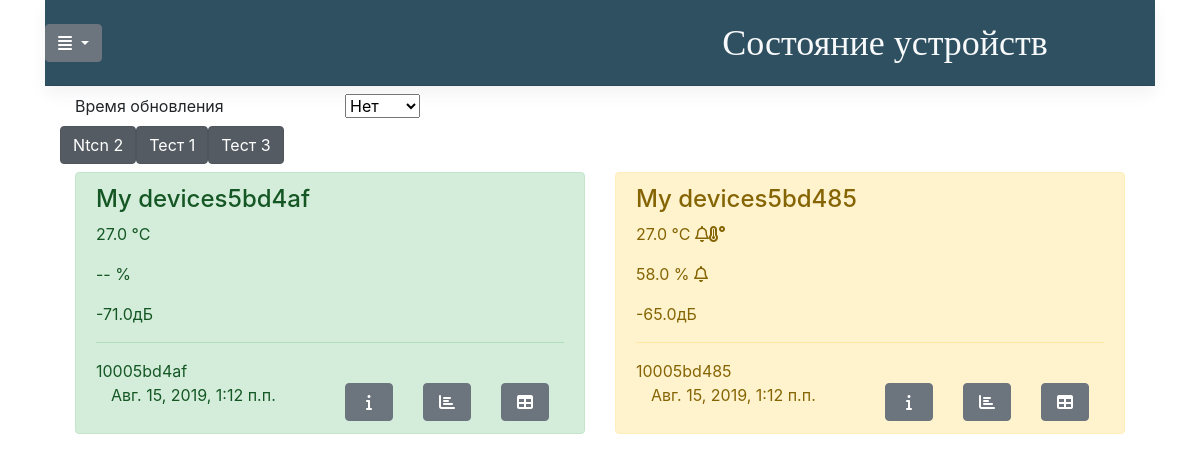
/devices/groups/, run on an earlier commit of the app's database.
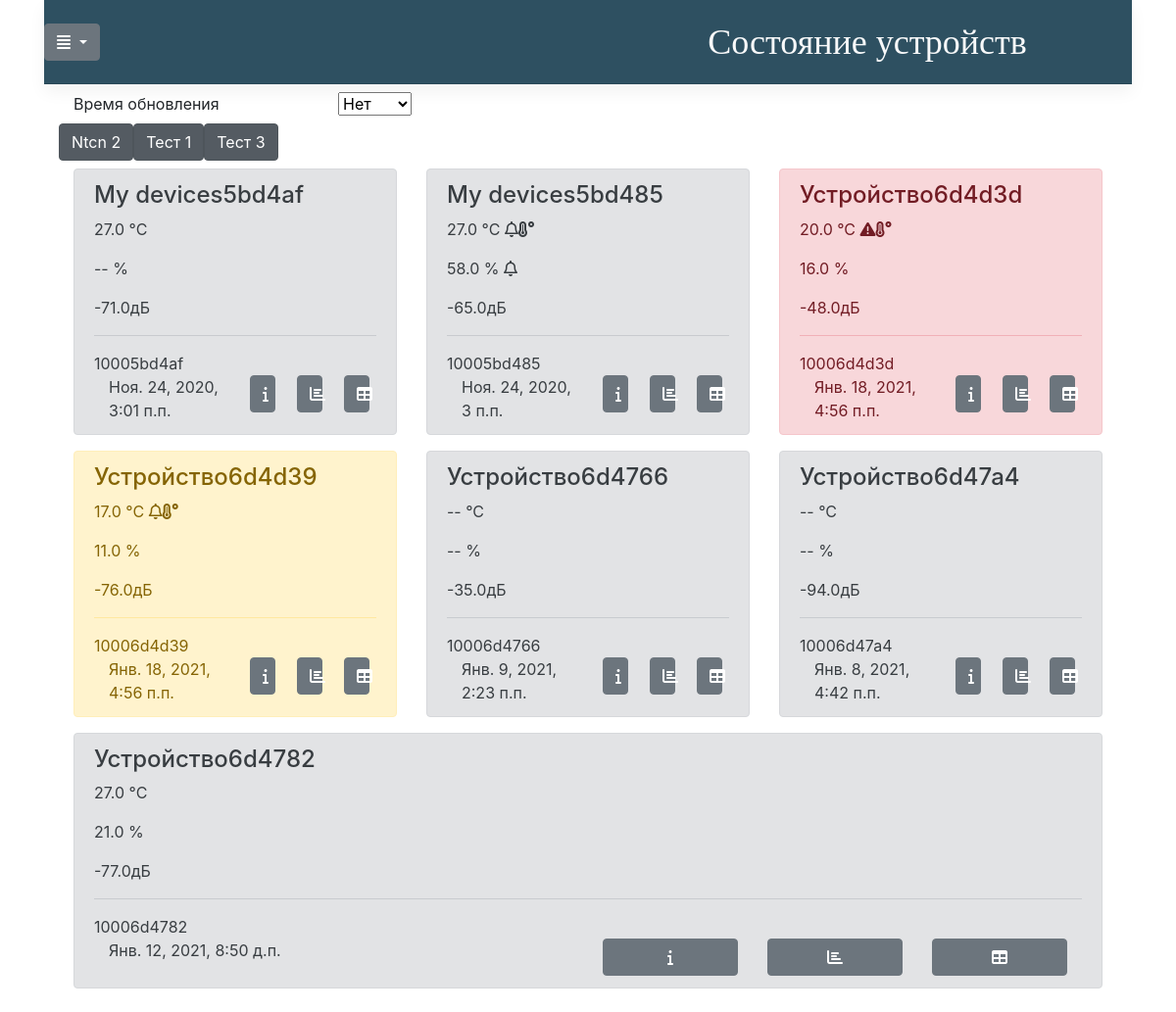
And on a later commit of the database.
### devices/models.py (models this page shows, shortened)
class DeviceGroups(models.Model):
    class Meta:
        verbose_name = "Группы устройств"
    name = models.CharField(max_length=100, null=False, blank=False, db_index=True, verbose_name='Название группы')
    devices = models.ManyToManyField(SonoffDevices)

class SonoffDevices(models.Model):
    class Meta:
        verbose_name = "Устройства"
    NORMAL = 0
    MIN_WARN = 1
    MAX_WARN = 2
    MIN_ALARM = 3
    MAX_ALARM = 4
    STATUSES = [
        (NORMAL, 'Норма'),
        (MIN_WARN, 'Предупреждение: значение ниже нормы'),
        (MAX_WARN, 'Предупреждение: значение выше нормы'),
        (MIN_ALARM, 'Тревога: значение ниже нормы'),
        (MAX_ALARM, 'Тревога: значение выше нормы'),
    ]
    name = models.CharField(max_length=100, null=False, blank=False, db_index=True, verbose_name='Название устройсва')
    device_id = models.CharField(max_length=12, null=False, blank=False, db_index=True, verbose_name='Идентификатор')
    model = models.CharField(max_length=20, null=True, blank=True, verbose_name='Модель устройства')
    mac = models.CharField(max_length=20, null=True, blank=True, verbose_name='MAC адресс')
    sensor_type = models.CharField(max_length=20, null=True, blank=True, verbose_name='Тип сенсора')
    firmware = models.CharField(max_length=10, null=True, blank=True, verbose_name='Версия прошивки')
    is_online = models.BooleanField(default=False, blank=True, verbose_name='Усройство онлайн')
    signal = models.FloatField(null=True, default=None, blank=True, verbose_name='Качество WIFI сигнала')
    last_temperature = models.FloatField(null=True, default=None, blank=True, verbose_name='Последняя зарегистрированная температура')
    last_humidity = models.FloatField(null=True, default=None, blank=True, verbose_name='Последняя зарегистрированная влажность')
    switch = models.BooleanField(default=False, blank=True, verbose_name='Реле активировано')
    date_of_modify = models.DateTimeField(auto_now=True, verbose_name='Дата изменения')
    last_on_line = models.DateTimeField(null=True, default=None, blank=True,
                                        verbose_name='Время последнего появления в сети')
    last_off_line = models.DateTimeField(null=True, default=None, blank=True,
                                        verbose_name='Время последнего пропадания из сети')
    temperature_minimal_warning_value = models.FloatField(null=True, default=None, blank=True, verbose_name='Нижний порог срабатывания предуприждения по температуре')
    temperature_maximal_warning_value = models.FloatField(null=True, default=None, blank=True, verbose_name='Верхний порог срабатывания предуприждения  по температуре')
    temperature_minimal_alarm_value = models.FloatField(null=True, default=None, blank=True, verbose_name='Нижний порог срабатывания тревоги по температуре')
    temperature_maximal_alarm_value = models.FloatField(null=True, default=None, blank=True, verbose_name='Верхний порог срабатывания тревоги по температуре')
    temperature_status = models.IntegerField(default=NORMAL, choices=STATUSES, verbose_name='состояние по температуре')
    temperature_histeresis_value = models.FloatField(null=True, default=None, blank=True,
                                            verbose_name='Значение гистерезиса по температуре')
    humidity_minimal_warning_value = models.FloatField(null=True, default=None, blank=True, verbose_name='Нижний порог срабатывания предуприждения по влажности')
    humidity_maximal_warning_value = models.FloatField(null=True, default=None, blank=True, verbose_name='Верхний порог срабатывания предуприждения по влажности')
    humidity_minimal_alarm_value = models.FloatField(null=True, default=None, blank=True, verbose_name='Нижний порог срабатывания тревоги по влажности')
    humidity_maximal_alarm_value = models.FloatField(null=True, default=None, blank=True, verbose_name='Верхний порог срабатывания тревоги по влажности')
    humidity_status = models.IntegerField(default=NORMAL, choices=STATUSES, verbose_name='состояние по влажности')
    humidity_histeresis_value = models.FloatField(null=True, default=None, blank=True,
                                            verbose_name='Значение гистерезиса по влажности')

### devices/views.py (the view)
# urls.py: path('groups/', list_group_device, name='list_groups'),
def list_group_device(request, device_group_id=None):
    groups = DeviceGroups.objects.all().order_by('name')
    devices = []
    device_group_name=''
    current_id = None
    if device_group_id is None:
        devices = SonoffDevices.objects.all().order_by('pk')
    else:
        device_group = DeviceGroups.objects.get(pk=device_group_id)
        if device_group:
            current_id = device_group.id
            device_group_name = device_group.name
            devices=device_group.devices.all().order_by('pk')
    return request_paginator_form(request, 'devices/group_devices_status.html', devices,
                                  result_field_name='devices',
                                  groups=groups,
                                  device_group_name=device_group_name,
                                  current_id=current_id,
                                  )

### utils/templatetags/fw_tags.py (called while the page is built)
@register.inclusion_tag('../templates/utils/paged_nav.html', takes_context=True)
def paging_navigation(context, page, params, *args, **kwargs):
    max_page_btn = 10
    if 'max_page_btn' in kwargs:
        max_page_btn = kwargs['max_page_btn']
    if 'show_page_info' in kwargs:
        show_page_info = True
    else:
        show_page_info = False
    if not page:
        return {}
    rng = page.paginator.page_range
    if type(page.paginator.page_range) == int:
        new_range = range(page.paginator.page_range)
    else:
        if rng.stop > max_page_btn:
            step = int(rng.stop // max_page_btn)+1
            new_range = range(rng.start, rng.stop, step)
        else:
            new_range = rng
    return {
        'page': page,
        'param': params,
        'max_page_btn': max_page_btn,
        'page_range': new_range,
        'show_page_info': show_page_info
    }

### utils/utils.py (called while the page is built)
def complex_search(request, db_model_class, **search_params):
    params_dic = {}
    for request_field_name, db_field_name in search_params.items():
        db_model_class = search(request, db_model_class, request_field_name, db_field_name, params_dic)
    return db_model_class, params_dic

### devices/templates/devices/group_devices_status.html (shortened to what the changed rows need)
{% extends 'devices/base_template.html' %}
{% load fw_tags %}
{% load static %}
{% load tz %}
{% block content %}
<div class="container">
    <div class="row">
            {% for group in groups %}
                {% if current_id == group.pk %}
                    <a href="{% url 'list_group_device' group.pk %}" class="btn btn-primary active" role="button" aria-pressed="true">{{ group.name }}</a>
                {% else %}
                    <a href="{% url 'list_group_device' group.pk %}" class="btn btn-secondary active" role="button" aria-pressed="true">{{ group.name }}</a>
                {% endif %}
            {% endfor %}
    </div>
    <div class="row">
        <div class="container">
            <div class="row py-2">
                {% for device in devices %}
                <div class="col" device-data-id="{{device.id}}">
                    <div class="alert
                    {% if not device.is_online %} alert-secondary
                    {% elif device.humidity_status == 0 and device.temperature_status == 0 %} alert-success
                    {% elif device.humidity_status == 1 or device.temperature_status == 1 %} alert-warning
                    {% elif device.humidity_status == 2 or device.temperature_status == 2 %} alert-warning
                    {% elif device.humidity_status == 3 or device.temperature_status == 3 %} alert-danger
                    {% elif device.humidity_status == 4 or device.temperature_status == 4 %} alert-danger
                    {% endif %}
                    " role="alert">
                        <h4 class="alert-heading">{{device.name}}</h4>
                        <p device-data-temperature>{{device.last_temperature|default_if_none:"--"}} °C
                            {% if device.temperature_status == 1%}
                                <i class="far fa-bell"></i><i class="fas fa-temperature-low"></i>
                            {% elif device.temperature_status == 2%}
                                <i class="far fa-bell"></i><i class="fas fa-temperature-high"></i>
                            {% elif device.temperature_status == 3%}
                                <i class="fas fa-exclamation-triangle"></i><i class="fas fa-temperature-low"></i>
                            {% elif device.temperature_status == 4%}
                                <i class="fas fa-exclamation-triangle"></i><i class="fas fa-temperature-high"></i>
                            {% endif %}
                        </p>
                        <p device-data-humidity>{{device.last_humidity|default_if_none:"--"}} %
                            {% if device.humidity_status == 1 or device.humidity_status == 2 %}
                                <i class="far fa-bell"></i>
                            {% elif device.humidity_status == 3 or device.humidity_status == 4 %}
                                <i class="fas fa-exclamation-triangle"></i>
                            {% endif %}
                        </p>
                        <p device-data-signal>{{device.signal|default_if_none:"--"}}дБ</p>
                        <hr>
                        <p class="mb-0">{{device.device_id}}</p>
                    <div class="container">
                        <div class="row">
                            <div class="col-sm-6">
                            {% if device.is_online %}
                                {{device.date_of_modify|localtime|default_if_none:"--"}}
                            {% else %}
                                {{device.last_on_line|localtime|default_if_none:"--"}}
                            {% endif %}
                            </div>
                            <div class="col-sm-2"><a style="width: 100%" class="btn btn-secondary" role="button" href="{% url 'device_info' device.pk %}"><i class="fas fa-info"></i></a></div>
                            <div class="col-sm-2"><a style="width: 100%" class="btn btn-secondary" role="button" href="{% url 'device_graph' device.pk %}"><i class="fas fa-chart-bar"></i></a></div>
                            <div class="col-sm-2"><a style="width: 100%" class="btn btn-secondary" role="button" href="{% url 'list_values' device.pk %}"><i class="fas fa-table"></i></a></div>
                        </div>
                    </div>
                    </div>
                </div>
            {% empty %}
                    <div>Нет данных</div>
                {% endfor %}
            </div>
        </div>
    </div>
</div>
{% endblock %}

What changed in the data, as far as the page shows it:
changed SonoffDevices "My devices5bd4af": is_online True → False (drawn); last_on_line (not shown) → "Ноя. 24, 2020, 3:01 п.п."; date_of_modify "Авг. 15, 2019, 1:12 п.п." → (not shown)
changed SonoffDevices "My devices5bd485": is_online True → False (drawn); last_on_line (not shown) → "Ноя. 24, 2020, 3 п.п."; date_of_modify "Авг. 15, 2019, 1:12 п.п." → (not shown)
added SonoffDevices: name "Устройство6d4d3d", last_temperature "20.0", temperature_status 4 (drawn), last_humidity "16.0", signal "-48.0", device_id "10006d4d3d", date_of_modify "Янв. 18, 2021, 4:56 п.п."
added SonoffDevices: name "Устройство6d4d39", last_temperature "17.0", temperature_status 2 (drawn), last_humidity "11.0", signal "-76.0", device_id "10006d4d39", date_of_modify "Янв. 18, 2021, 4:56 п.п."
added SonoffDevices: name "Устройство6d4766", last_temperature "--", last_humidity "--", signal "-35.0", device_id "10006d4766", last_on_line "Янв. 9, 2021, 2:23 п.п."
added SonoffDevices: name "Устройство6d47a4", last_temperature "--", last_humidity "--", signal "-94.0", device_id "10006d47a4", last_on_line "Янв. 8, 2021, 4:42 п.п."
added SonoffDevices: name "Устройство6d4782", last_temperature "27.0", last_humidity "21.0", signal "-77.0", device_id "10006d4782", last_on_line "Янв. 12, 2021, 8:50 д.п."
